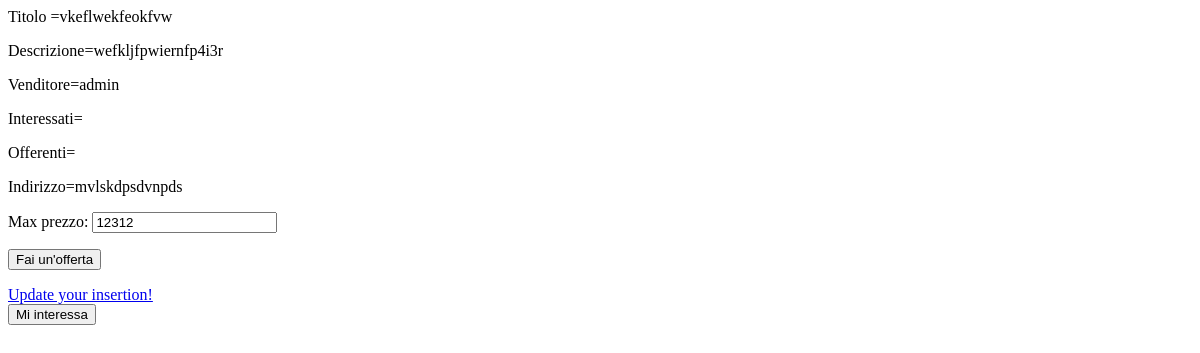
/feed/7eWU4QveyhYXtDnpFvs4om/ (signed in), run on an earlier commit of the app's database.
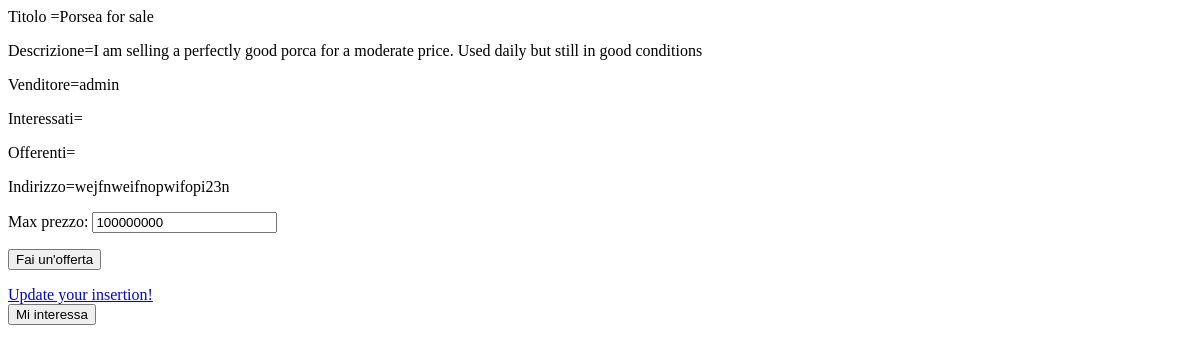
And on a later commit of the database.
### feed/models.py (models this page shows, shortened)
class Inserzione (models.Model):
    titolo=models.CharField(max_length=50)
    id=models.CharField(max_length=30, primary_key=True, unique=True, default=shortuuid.uuid())
    descrizione=models.TextField(max_length=500, default='')
    venditore=models.ForeignKey('Profile', on_delete=models.CASCADE, related_name="venditore", blank=False)
    interessati=models.ManyToManyField('Profile', related_name="interessati", default=[])
    offerenti=models.ManyToManyField('Profile', related_name="offerenti", default=[])
    indirizzo=models.CharField(max_length=50, blank=False, default='')
    max_prezzo=models.IntegerField(blank=False)
    prezzo=models.IntegerField(blank=False, default=0)
    immagine=models.ImageField(blank=True)
    class Meta:
        verbose_name=_('insertion')
        verbose_name_plural=_('insertions')

class Profile (models.Model):
    user= models.OneToOneField(User, on_delete=models.CASCADE)
    partita_iva=models.CharField(max_length=50)
    luogo=models.CharField(max_length=50, blank=True)
    class Meta:
        verbose_name=_('user')
        verbose_name_plural=_('users')
    def __str__(self):
        return self.user.username

### insertion_handling/views.py (the view)
# urls.py: path('<str:ins_id>/', views.inserzione, name="inserzione")
def inserzione(request, ins_id):
    ins=Inserzione.objects.get(id=ins_id)
    offerenti=ins.offerenti
    interessati=ins.interessati
    user=request.user.profile
    allowed= ins.venditore==user
    if request.method=='POST':
        bid_form=BiddingForm(data=request.POST, instance=ins)
        if 'interested' in request.POST:
            interessati.add(user)
            return redirect('inserzione', ins_id=ins_id)
        if 'uninterested' in request.POST:
            interessati.remove(user)
            return redirect('inserzione', ins_id=ins_id)
        if 'bid' in request.POST:
            if bid_form.is_valid():
                bid_form.save()
                offerenti.add(user)
                return redirect('inserzione', ins_id=ins_id)
    else:
        bid_form=BiddingForm(instance=ins)
    context= {
        'ins': ins,
        'offerenti' : offerenti.all(),
        'interessati' : interessati.all(),
        'user': user,
        'allowed': allowed,
        'bid_form':bid_form
        }
    return render(request, 'inserzione.html', context)

### insertion_handling/models.py (shortened to what this page needs)
class BiddingForm(forms.ModelForm):
    class Meta:
        model=Inserzione
        help_texts = {
            'new_price': '€'
        }
        fields=['max_prezzo']

### insertion_handling/templates/inserzione.html (shortened to what this page needs)
<body>
<p> Titolo ={{ins.titolo}} </p>
<p> Descrizione={{ins.descrizione}} </p>
<p> Venditore={{ins.venditore}} </p>
<p> Interessati= </p>
<p> Offerenti= </p>
<p> Indirizzo={{ins.indirizzo}} </p>
<FORM id="bidding_form" method="post" enctype="multipart/form-data">
{{ bid_form.as_p }}
<button type="submit" name="bid">Fai un'offerta</button>
</FORM>
{% if allowed %}
<a href="update_ins/">Update your insertion!</a>
{% endif %}
{% if user not in interessati %}
<FORM id="interested_form" method="post" enctype="multipart/form-data">
<button type="submit" name="interested">Mi interessa</button>
</FORM>
{% else %}
<FORM id="uninterested_form" method="post" enctype="multipart/form-data">
{% csrf_token %}
<button type="submit" name="uninterested">Non mi interessa</button>
</FORM>
{% endif %}
</body>

What changed in the data, as far as the page shows it:
changed Inserzione "admin": titolo "vkeflwekfeokfvw" → "Porsea for sale"; descrizione "wefkljfpwiernfp4i3r" → "I am selling a perfectly good porca for a moderate price. Used daily but still in good conditions"; indirizzo "mvlskdpsdvnpds" → "wejfnweifnopwifopi23n"
Also different on the page:
form field max_prezzo: "12312" → "100000000"
